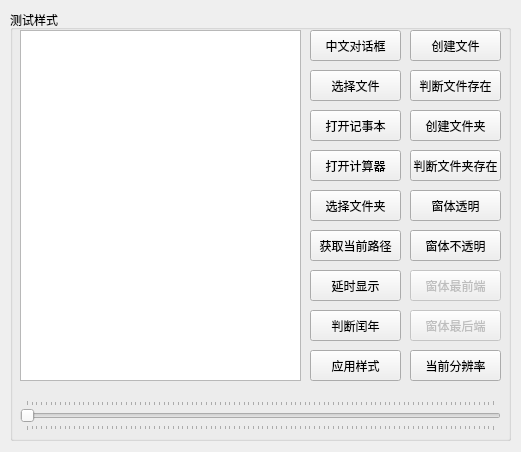
<?xml version="1.0" encoding="UTF-8"?>
<ui version="4.0">
 <class>frmMain</class>
 <widget class="QWidget" name="frmMain">
  <property name="geometry">
   <rect>
    <x>0</x>
    <y>0</y>
    <width>521</width>
    <height>452</height>
   </rect>
  </property>
  <property name="windowTitle">
   <string>静态类库示例(作者:刘典武 QQ:517216493)</string>
  </property>
  <property name="styleSheet">
   <string notr="true"/>
  </property>
  <widget class="QGroupBox" name="groupBox">
   <property name="geometry">
    <rect>
     <x>10</x>
     <y>10</y>
     <width>501</width>
     <height>431</height>
    </rect>
   </property>
   <property name="title">
    <string>测试样式</string>
   </property>
   <widget class="QPushButton" name="btn1">
    <property name="geometry">
     <rect>
      <x>300</x>
      <y>20</y>
      <width>91</width>
      <height>31</height>
     </rect>
    </property>
    <property name="cursor">
     <cursorShape>PointingHandCursor</cursorShape>
    </property>
    <property name="styleSheet">
     <string notr="true"/>
    </property>
    <property name="text">
     <string>中文对话框</string>
    </property>
   </widget>
   <widget class="QPushButton" name="btn2">
    <property name="geometry">
     <rect>
      <x>300</x>
      <y>60</y>
      <width>91</width>
      <height>31</height>
     </rect>
    </property>
    <property name="cursor">
     <cursorShape>PointingHandCursor</cursorShape>
    </property>
    <property name="text">
     <string>选择文件</string>
    </property>
   </widget>
   <widget class="QPushButton" name="btn3">
    <property name="geometry">
     <rect>
      <x>300</x>
      <y>100</y>
      <width>91</width>
      <height>31</height>
     </rect>
    </property>
    <property name="cursor">
     <cursorShape>PointingHandCursor</cursorShape>
    </property>
    <property name="text">
     <string>打开记事本</string>
    </property>
   </widget>
   <widget class="QSlider" name="horizontalSlider">
    <property name="geometry">
     <rect>
      <x>10</x>
      <y>390</y>
      <width>481</width>
      <height>31</height>
     </rect>
    </property>
    <property name="tracking">
     <bool>true</bool>
    </property>
    <property name="orientation">
     <enum>Qt::Horizontal</enum>
    </property>
    <property name="tickPosition">
     <enum>QSlider::TicksBothSides</enum>
    </property>
   </widget>
   <widget class="QPushButton" name="btn5">
    <property name="geometry">
     <rect>
      <x>300</x>
      <y>180</y>
      <width>91</width>
      <height>31</height>
     </rect>
    </property>
    <property name="cursor">
     <cursorShape>PointingHandCursor</cursorShape>
    </property>
    <property name="text">
     <string>选择文件夹</string>
    </property>
   </widget>
   <widget class="QTextEdit" name="txt">
    <property name="geometry">
     <rect>
      <x>10</x>
      <y>20</y>
      <width>281</width>
      <height>351</height>
     </rect>
    </property>
    <property name="readOnly">
     <bool>true</bool>
    </property>
   </widget>
   <widget class="QPushButton" name="btn6">
    <property name="geometry">
     <rect>
      <x>300</x>
      <y>220</y>
      <width>91</width>
      <height>31</height>
     </rect>
    </property>
    <property name="cursor">
     <cursorShape>PointingHandCursor</cursorShape>
    </property>
    <property name="text">
     <string>获取当前路径</string>
    </property>
   </widget>
   <widget class="QPushButton" name="btn4">
    <property name="geometry">
     <rect>
      <x>300</x>
      <y>140</y>
      <width>91</width>
      <height>31</height>
     </rect>
    </property>
    <property name="cursor">
     <cursorShape>PointingHandCursor</cursorShape>
    </property>
    <property name="text">
     <string>打开计算器</string>
    </property>
   </widget>
   <widget class="QPushButton" name="btn7">
    <property name="geometry">
     <rect>
      <x>300</x>
      <y>260</y>
      <width>91</width>
      <height>31</height>
     </rect>
    </property>
    <property name="cursor">
     <cursorShape>PointingHandCursor</cursorShape>
    </property>
    <property name="text">
     <string>延时显示</string>
    </property>
   </widget>
   <widget class="QPushButton" name="btn8">
    <property name="geometry">
     <rect>
      <x>300</x>
      <y>300</y>
      <width>91</width>
      <height>31</height>
     </rect>
    </property>
    <property name="cursor">
     <cursorShape>PointingHandCursor</cursorShape>
    </property>
    <property name="text">
     <string>判断闰年</string>
    </property>
   </widget>
   <widget class="QPushButton" name="btn21">
    <property name="geometry">
     <rect>
      <x>400</x>
      <y>20</y>
      <width>91</width>
      <height>31</height>
     </rect>
    </property>
    <property name="cursor">
     <cursorShape>PointingHandCursor</cursorShape>
    </property>
    <property name="text">
     <string>创建文件</string>
    </property>
   </widget>
   <widget class="QPushButton" name="btn22">
    <property name="geometry">
     <rect>
      <x>400</x>
      <y>60</y>
      <width>91</width>
      <height>31</height>
     </rect>
    </property>
    <property name="cursor">
     <cursorShape>PointingHandCursor</cursorShape>
    </property>
    <property name="text">
     <string>判断文件存在</string>
    </property>
   </widget>
   <widget class="QPushButton" name="btn24">
    <property name="geometry">
     <rect>
      <x>400</x>
      <y>140</y>
      <width>91</width>
      <height>31</height>
     </rect>
    </property>
    <property name="cursor">
     <cursorShape>PointingHandCursor</cursorShape>
    </property>
    <property name="text">
     <string>判断文件夹存在</string>
    </property>
   </widget>
   <widget class="QPushButton" name="btn23">
    <property name="geometry">
     <rect>
      <x>400</x>
      <y>100</y>
      <width>91</width>
      <height>31</height>
     </rect>
    </property>
    <property name="cursor">
     <cursorShape>PointingHandCursor</cursorShape>
    </property>
    <property name="text">
     <string>创建文件夹</string>
    </property>
   </widget>
   <widget class="QPushButton" name="btn31">
    <property name="geometry">
     <rect>
      <x>400</x>
      <y>180</y>
      <width>91</width>
      <height>31</height>
     </rect>
    </property>
    <property name="cursor">
     <cursorShape>PointingHandCursor</cursorShape>
    </property>
    <property name="text">
     <string>窗体透明</string>
    </property>
   </widget>
   <widget class="QPushButton" name="btn32">
    <property name="geometry">
     <rect>
      <x>400</x>
      <y>220</y>
      <width>91</width>
      <height>31</height>
     </rect>
    </property>
    <property name="cursor">
     <cursorShape>PointingHandCursor</cursorShape>
    </property>
    <property name="text">
     <string>窗体不透明</string>
    </property>
   </widget>
   <widget class="QPushButton" name="btn33">
    <property name="enabled">
     <bool>false</bool>
    </property>
    <property name="geometry">
     <rect>
      <x>400</x>
      <y>260</y>
      <width>91</width>
      <height>31</height>
     </rect>
    </property>
    <property name="cursor">
     <cursorShape>PointingHandCursor</cursorShape>
    </property>
    <property name="text">
     <string>窗体最前端</string>
    </property>
    <property name="checkable">
     <bool>false</bool>
    </property>
   </widget>
   <widget class="QPushButton" name="btn34">
    <property name="enabled">
     <bool>false</bool>
    </property>
    <property name="geometry">
     <rect>
      <x>400</x>
      <y>300</y>
      <width>91</width>
      <height>31</height>
     </rect>
    </property>
    <property name="cursor">
     <cursorShape>PointingHandCursor</cursorShape>
    </property>
    <property name="text">
     <string>窗体最后端</string>
    </property>
    <property name="checkable">
     <bool>false</bool>
    </property>
   </widget>
   <widget class="QPushButton" name="btn35">
    <property name="enabled">
     <bool>true</bool>
    </property>
    <property name="geometry">
     <rect>
      <x>300</x>
      <y>340</y>
      <width>91</width>
      <height>31</height>
     </rect>
    </property>
    <property name="cursor">
     <cursorShape>PointingHandCursor</cursorShape>
    </property>
    <property name="text">
     <string>应用样式</string>
    </property>
    <property name="checkable">
     <bool>false</bool>
    </property>
   </widget>
   <widget class="QPushButton" name="btn36">
    <property name="enabled">
     <bool>true</bool>
    </property>
    <property name="geometry">
     <rect>
      <x>400</x>
      <y>340</y>
      <width>91</width>
      <height>31</height>
     </rect>
    </property>
    <property name="cursor">
     <cursorShape>PointingHandCursor</cursorShape>
    </property>
    <property name="text">
     <string>当前分辨率</string>
    </property>
    <property name="checkable">
     <bool>false</bool>
    </property>
   </widget>
  </widget>
 </widget>
 <layoutdefault spacing="6" margin="11"/>
 <resources/>
 <connections/>
</ui>
